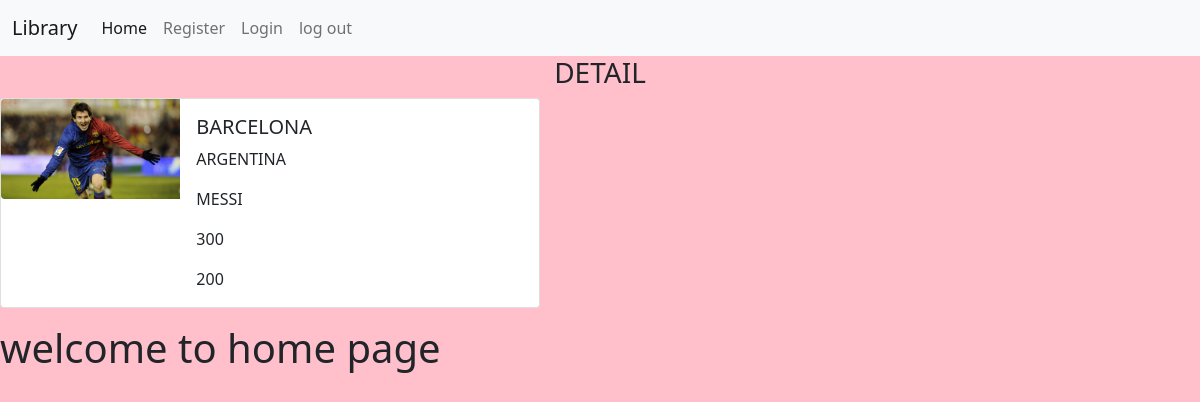
The page /details/7 on the database its author committed.
### books/models.py (models this page shows)
class Book(models.Model):          #database model defintion
    title = models.CharField(max_length=20)
    author = models.CharField(max_length=20)
    language = models.CharField(max_length=20)
    price = models.IntegerField()
    pages = models.IntegerField()
    cover = models.ImageField(upload_to="images")
    pdf = models.FileField(upload_to="pdf")

### books/views.py (the view)
# urls.py: path('details/<int:p>',views.details,name="details"),
def details(request,p):
    b=Book.objects.get(id=p)
    context={'book':b}
    return render(request,'details.html',context)

### templates/details.html
{% extends 'base.html' %}
{% load static %}
{% block content %}
<h3 class="text-center">DETAIL</h3>
<div class="card mb-3" style="max-width: 540px;">
  <div class="row g-0">
    <div class="col-md-4">
      <img src="{{book.cover.url}}" class="img-fluid rounded-start" alt="...">
    </div>
    <div class="col-md-8">
      <div class="card-body">
        <h5 class="card-title">{{book.title}}</h5>
        <p class="card-text">{{book.language}}</p>
           <p class="card-text">{{book.author}}</p>
           <p class="card-text">{{book.price}}</p>
           <p class="card-text">{{book.pages}}</p>
      </div>
    </div>
  </div>
</div>
{% endblock %}

### static/css/style.css (style rules this page uses)
body { background-color:pink; }

### rows shown on the page
Book: cover (picture), title "BARCELONA", language "ARGENTINA", author "MESSI", price "300", pages "200"
